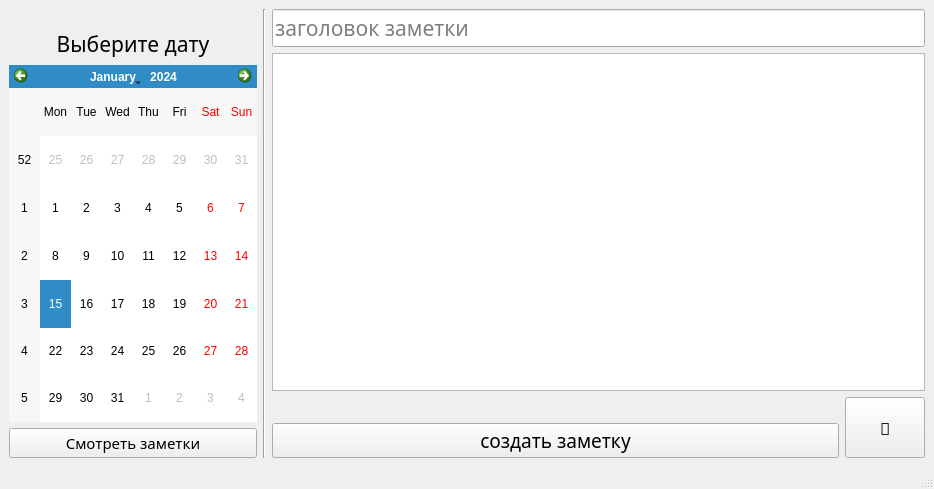
<?xml version="1.0" encoding="UTF-8"?>
<ui version="4.0">
 <class>MainWindow</class>
 <widget class="QMainWindow" name="MainWindow">
  <property name="geometry">
   <rect>
    <x>0</x>
    <y>0</y>
    <width>934</width>
    <height>489</height>
   </rect>
  </property>
  <property name="windowTitle">
   <string>MainWindow</string>
  </property>
  <widget class="QWidget" name="centralwidget">
   <layout class="QGridLayout" name="gridLayout">
    <item row="0" column="0">
     <layout class="QGridLayout" name="gridLayout_2">
      <item row="0" column="0" colspan="2">
       <spacer name="horizontalSpacer">
        <property name="orientation">
         <enum>Qt::Horizontal</enum>
        </property>
        <property name="sizeHint" stdset="0">
         <size>
          <width>40</width>
          <height>20</height>
         </size>
        </property>
       </spacer>
      </item>
      <item row="1" column="0" colspan="2">
       <widget class="QLabel" name="label">
        <property name="font">
         <font>
          <family>Segoe Script</family>
          <pointsize>16</pointsize>
         </font>
        </property>
        <property name="text">
         <string>Выберите дату</string>
        </property>
        <property name="alignment">
         <set>Qt::AlignCenter</set>
        </property>
       </widget>
      </item>
      <item row="3" column="0" colspan="2">
       <widget class="QPushButton" name="pushButton_3">
        <property name="font">
         <font>
          <family>Segoe Script</family>
          <pointsize>11</pointsize>
         </font>
        </property>
        <property name="text">
         <string>Смотреть заметки</string>
        </property>
       </widget>
      </item>
      <item row="2" column="0" colspan="2">
       <widget class="QCalendarWidget" name="calendarWidget"/>
      </item>
     </layout>
    </item>
    <item row="0" column="1">
     <widget class="Line" name="line">
      <property name="orientation">
       <enum>Qt::Vertical</enum>
      </property>
     </widget>
    </item>
    <item row="0" column="2">
     <layout class="QGridLayout" name="gridLayout_3">
      <item row="3" column="0">
       <widget class="QPushButton" name="pushButton">
        <property name="font">
         <font>
          <family>Segoe Print</family>
          <pointsize>14</pointsize>
         </font>
        </property>
        <property name="text">
         <string>создать заметку</string>
        </property>
       </widget>
      </item>
      <item row="2" column="0">
       <spacer name="horizontalSpacer_2">
        <property name="orientation">
         <enum>Qt::Horizontal</enum>
        </property>
        <property name="sizeHint" stdset="0">
         <size>
          <width>40</width>
          <height>20</height>
         </size>
        </property>
       </spacer>
      </item>
      <item row="1" column="0" colspan="3">
       <widget class="QPlainTextEdit" name="plainTextEdit">
        <property name="font">
         <font>
          <family>Segoe Script</family>
          <pointsize>16</pointsize>
         </font>
        </property>
        <property name="toolTip">
         <string>&lt;html&gt;&lt;head/&gt;&lt;body&gt;&lt;p&gt;&lt;span style=&quot; font-size:18pt;&quot;&gt;Введите текст &lt;/span&gt;&lt;span style=&quot; font-size:18pt; font-weight:600; font-style:italic;&quot;&gt;объявления&lt;/span&gt;&lt;/p&gt;&lt;/body&gt;&lt;/html&gt;</string>
        </property>
        <property name="plainText">
         <string/>
        </property>
        <property name="placeholderText">
         <string>Текст объявления</string>
        </property>
       </widget>
      </item>
      <item row="0" column="0" colspan="3">
       <widget class="QLineEdit" name="lineEdit">
        <property name="sizePolicy">
         <sizepolicy hsizetype="Minimum" vsizetype="Preferred">
          <horstretch>0</horstretch>
          <verstretch>0</verstretch>
         </sizepolicy>
        </property>
        <property name="font">
         <font>
          <family>Segoe Script</family>
          <pointsize>16</pointsize>
         </font>
        </property>
        <property name="toolTip">
         <string>&lt;html&gt;&lt;head/&gt;&lt;body&gt;&lt;p&gt;&lt;span style=&quot; font-size:18pt;&quot;&gt;Введите &lt;/span&gt;&lt;span style=&quot; font-size:18pt; font-weight:600;&quot;&gt;заголовок&lt;/span&gt;&lt;/p&gt;&lt;/body&gt;&lt;/html&gt;</string>
        </property>
        <property name="whatsThis">
         <string>&lt;html&gt;&lt;head/&gt;&lt;body&gt;&lt;p align=&quot;center&quot;&gt;&lt;span style=&quot; font-size:12pt; font-weight:600; font-style:italic;&quot;&gt;Заголовок&lt;/span&gt;&lt;/p&gt;&lt;/body&gt;&lt;/html&gt;</string>
        </property>
        <property name="text">
         <string/>
        </property>
        <property name="placeholderText">
         <string>заголовок заметки</string>
        </property>
       </widget>
      </item>
      <item row="2" column="1" rowspan="2" colspan="2">
       <widget class="QPushButton" name="pushButton_star">
        <property name="sizePolicy">
         <sizepolicy hsizetype="Preferred" vsizetype="Preferred">
          <horstretch>0</horstretch>
          <verstretch>0</verstretch>
         </sizepolicy>
        </property>
        <property name="font">
         <font>
          <family>Segoe Print</family>
          <pointsize>13</pointsize>
         </font>
        </property>
        <property name="styleSheet">
         <string notr="true">QPushButton:hover{
	background-color: yellow;
	border: 1px solid;
}</string>
        </property>
        <property name="text">
         <string>🌟</string>
        </property>
       </widget>
      </item>
     </layout>
    </item>
   </layout>
  </widget>
  <widget class="QStatusBar" name="statusbar"/>
 </widget>
 <resources/>
 <connections/>
</ui>
